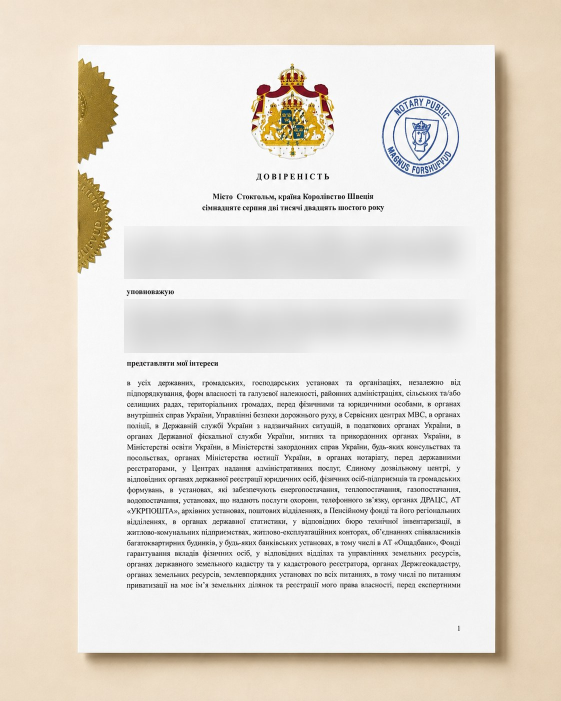
#> input picture images/doc-3.jpg, 1122 x 1402 px (shown at 1/2 size)
$ python redact-doc-3.py
#> lines starting #> are read from the running program, lines starting #| are printed output that depends on the picture
"""Masks the two identity paragraphs in images/doc-3.jpg.

An earlier pass blurred the names but not the identifiers underneath them, so both
paragraphs are covered here in full.

Downsample -> NEAREST upsample -> Gaussian, not a plain blur: a Gaussian alone is a
convolution and can be partly undone by deconvolution. Dropping the pixels first
destroys the information for good. Original scan: documents/3.png (git-ignored).
"""
from PIL import Image, ImageFilter

SRC = 'images/doc-3.jpg'

# (x0, y0, x1, y1) as fractions of the image — verified against a red-box overlay
REGIONS = [
    (0.222, 0.328, 0.840, 0.401),   # principal: tax no., passport, address
    (0.222, 0.432, 0.847, 0.503),   # attorney-in-fact: name, DOB, tax no., passport, address
]

im = Image.open(SRC).convert('RGB')
#> im is the input picture: PIL image 1122x1402 RGB; mean R, G, B 228.8, 222.1, 212.6
W, H = im.size
#> W = 1122; H = 1402

for x0, y0, x1, y1 in REGIONS:
    box = (round(x0 * W), round(y0 * H), round(x1 * W), round(y1 * H))
    patch = im.crop(box)
    w, h = patch.size
    patch = patch.resize((max(1, w // 14), max(1, h // 14)), Image.BILINEAR)
    patch = patch.resize((w, h), Image.NEAREST).filter(ImageFilter.GaussianBlur(7))
    im.paste(patch, box)
#> this loop made 2 passes
#> pass 1, `patch = im.crop(box)`:
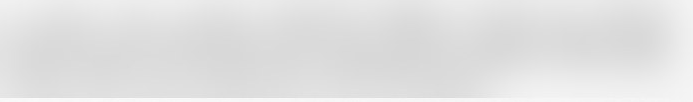
#> patch: PIL image 693x102 RGB; min 214, max 251, mean 224.9
#> pass 2, `patch = im.crop(box)`:
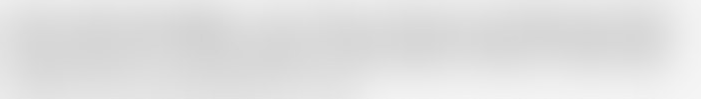
#> patch: PIL image 701x99 RGB; min 210, max 246, mean 224

im.save(SRC, 'JPEG', quality=84, optimize=True)
print(f'{SRC}: {len(REGIONS)} regions redacted')

$ run again, with images/apostille.jpg copied over images/doc-3.jpg
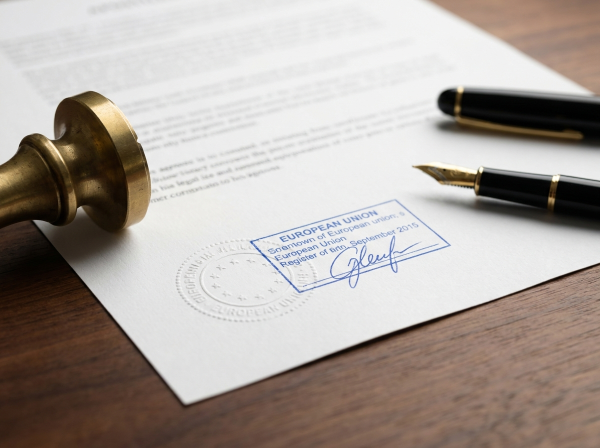
#> input picture images/apostille.jpg, 1200 x 896 px (shown at 1/2 size)
#> im is the input picture: PIL image 1200x896 RGB; mean R, G, B 172, 163.1, 157.2
#> the loop `for x0, y0, x1, y1 in REGIONS:` made 2 passes
#> pass 1, `patch = patch.resize((w, h), Image.NEAREST).filter(ImageFilter.Gaussia..`:
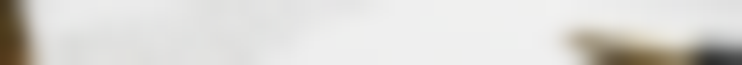
#> patch: PIL image 742x65 RGB; mean R, G, B 218.2, 216.5, 212.9
#> pass 2, `patch = patch.resize((w, h), Image.NEAREST).filter(ImageFilter.Gaussia..`:
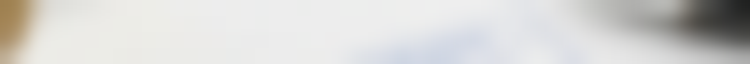
#> patch: PIL image 750x64 RGB; mean R, G, B 213.7, 213.2, 211.5
